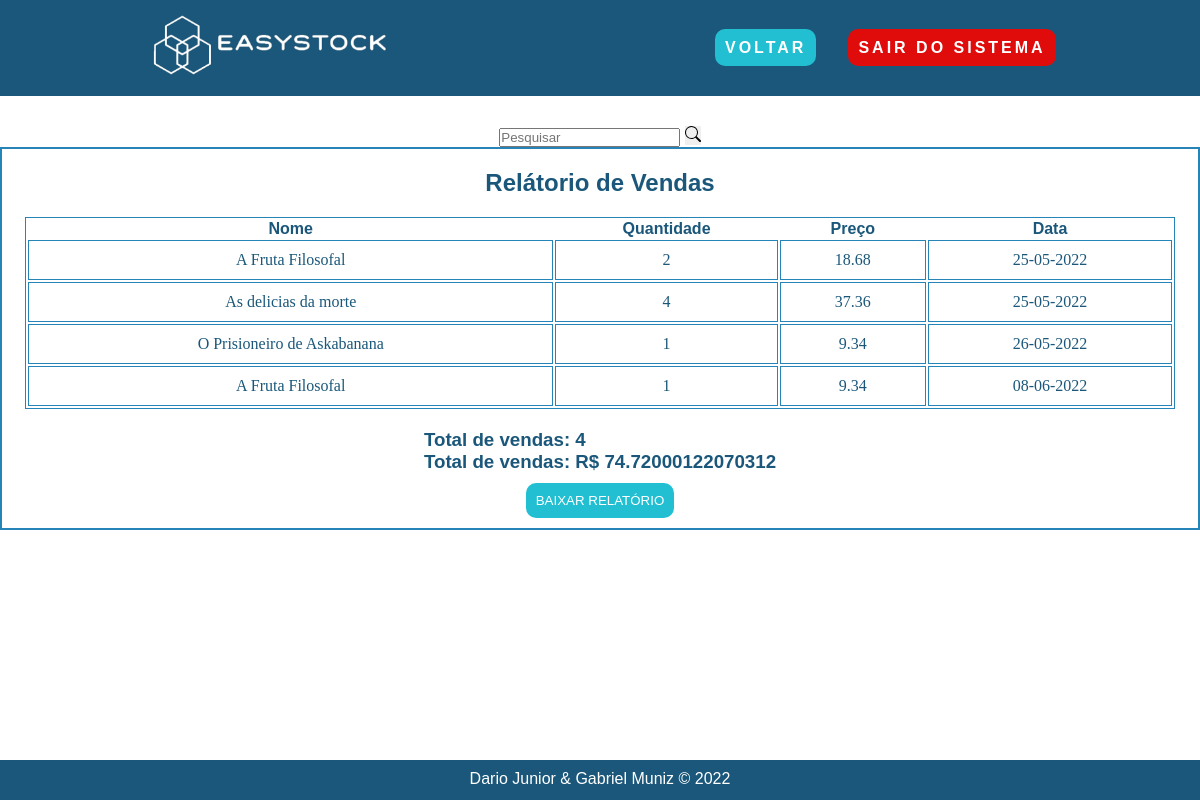
/pages/relatorio/relatorio.php (signed in), run on the app's committed database.
### tables this page shows
CREATE TABLE IF NOT EXISTS `vendas`(
    `id_venda` int(2) NOT NULL AUTO_INCREMENT,
    `id_clientes` int(2) NOT NULL,
    `nome` varchar(45) NOT NULL,
    `preco`float NOT NULL,
    `quantidade` int NOT NULL,
    `dataVenda` date,
    PRIMARY KEY (`id_venda`),
    FOREIGN KEY (`id_clientes`) REFERENCES `clientes`(`id`)
);

### pages/relatorio/relatorio.php (the view, shortened to what this page needs)
<?php
include_once '../../connection/config.php';
if (!empty($_GET['search'])) {
    $data = $_GET['search'];
    $sql = "SELECT * FROM vendas WHERE nome LIKE '%$data%' or quantidade LIKE '%$data%' or preco LIKE '%$data%' or dataVenda LIKE '%$data%' ORDER BY id_venda DESC";
} else {
    $sql = "SELECT * FROM vendas WHERE id_clientes = '" . $_SESSION["id_usuario"] . "'";
}
$query_relatorio = "SELECT COUNT(id_venda) AS qnt_vendas, SUM(preco) AS total_vendas FROM vendas WHERE id_clientes = '" . $_SESSION["id_usuario"] . "'";
$result = $con->query($sql);
function invdata($dataVenda)
{
    $parte = explode("-", $dataVenda);
    return ($parte[2] . "-" . $parte[1] . "-" . $parte[0]);
}
?>
<!DOCTYPE html>
<html lang="pt-br">
<head>
    <link rel="stylesheet" href="relatorio.css">
</head>
<body>
    <header>
        <nav class="menu">
            <div class="logo">
                <img src="../../src/img/logo.png" alt="">
            </div>
            <ul class="nav-list">
                <li><a href="../sistema/sistema-cliente.php" id="btn-voltar">Voltar</a></li>
                <li><a href="../login/login.php" id="btn-sair">Sair do sistema</a></li>
            </ul>
        </nav>
    </header>
    <main>
        <section class="sistema">
            <div class="sistema-box">
                <div class="box-search">
                    <input type="search" placeholder="Pesquisar" id="pesquisar">
                    <button onclick="searchData()" class="btn-search">
                    </button>
                </div>
                <div class="sistema-container">
                    <h2>Relátorio de Vendas</h2>
                    <div class="table-container">
                        <table class="table">
                            <thead>
                                <tr>
                                    <th scope="col">Nome</th>
                                    <th scope="col">Quantidade</th>
                                    <th scope="col">Preço</th>
                                    <th scope="col">Data</th>
                                </tr>
                            </thead>
                            <tbody>
                                <?php
                                while ($row = mysqli_fetch_assoc($result)) {
                                    echo "<tr>";
                                    echo "<td>" . $row["nome"] . "</td>";
                                    echo "<td>" . $row["quantidade"] . "</td>";
                                    echo "<td>" . $row["preco"] . "</td>";
                                    echo "<td>" . invdata($row["dataVenda"]) . "</td>";
                                    echo "</tr>";
                                }
                                ?>
                            </tbody>
                        </table>
                    </div>
                    <div class="total-container">
                        <?php
                        $result_relatorio = $con->query($query_relatorio);
                        $row_relatorio = mysqli_fetch_assoc($result_relatorio);
                        ?>
                        <h3>Total de vendas: <?php echo $row_relatorio["qnt_vendas"]; ?></h3>
                        <h3>Total de vendas: R$ <?php echo $row_relatorio["total_vendas"]; ?></h3>
                    </div>
                    <button><a class="btn_relatorio" href="relatorioVendas.php" target="_blank">Baixar relatório</a></button>
                </div>
            </div>
        </section>
    </main>
    <footer id="footer">
        <p class="copyright"> Dario Junior & Gabriel Muniz &copy; 2022 </p>
    </footer>
</body>
</html>

### pages/relatorio/relatorio.css (style rules this page uses)
:root { --main-bg: #1A577A; --second-bg: #0C2A3B; --blue: #2784B9; --light-blue: #21BFD1; --white: #fff; --black: #000; --orange: #FF5C00; --red: #E00C0C; --black-red: #660606; }
* { padding: 0; margin: 0; box-sizing: border-box; scroll-behavior: smooth; font-family: sans-serif; }
li { list-style: none; }
a { text-decoration: none; }
.logo { font-size: 24px; text-transform: uppercase; letter-spacing: 4px; }
.menu { background-color: var(--main-bg); display: flex; justify-content: space-around; align-items: center; font-family: sans-serif; height: 12vh; margin-bottom: 20px; }
.logo img { width: 250px; }
.nav-list { list-style: none; display: flex; }
.nav-list li { letter-spacing: 3px; margin-left: 32px; }
.nav-list a { color: var(--white); font-weight: bold; text-transform: uppercase; }
#btn-sair { color: var(--white); background-color: var(--red); border-radius: 10px; padding: 10px; text-transform: uppercase; transform: all 0.3s ease-in-out; }
#btn-voltar { color: var(--white); background-color: var(--light-blue); border-radius: 10px; padding: 10px; text-transform: uppercase; transform: all 0.3s ease-in-out; }
.sistema { display: flex; justify-content: space-around; width: 940px; margin: 0 auto; color: var(--main-bg); align-items: center; font-family: cursive; }
.sistema-box { display: flex; flex-direction: column; align-items: center; width: 940px; padding: 10px; }
.sistema-container { display: flex; flex-direction: column; align-items: center; border: 2px solid var(--blue); width: 1200px; padding: 20px; }
.table-container { display: flex; justify-content: center; align-items: center; margin-top: 20px; }
.table { border: 1px solid var(--blue); width: 1150px; text-align: center; margin-bottom: 20px; }
.table td { font-family: cursive; border: 1px solid var(--blue); padding: 10px; }
.total-container { display: flex; flex-direction: column; margin-bottom: 20px; }
.btn_relatorio { color: var(--white); background-color: var(--light-blue); border-radius: 10px; padding: 10px; text-transform: uppercase; transform: all 0.3s ease-in-out; }
button { border: none; }
footer { position: absolute; bottom: 0; background: var(--main-bg); width: 100%; height: 40px; }
.copyright { padding: 10px; text-align: center; color: var(--white); }

### data on the page
vendas: nome "A Fruta Filosofal", quantidade "2", preco "18.68", dataVenda "25-05-2022"
vendas: nome "As delicias da morte", quantidade "4", preco "37.36", dataVenda "25-05-2022"
vendas: nome "O Prisioneiro de Askabanana", quantidade "1", preco "9.34", dataVenda "26-05-2022"
vendas: nome "A Fruta Filosofal", quantidade "1", preco "9.34", dataVenda "08-06-2022"

### other printed values
$row_relatorio["qnt_vendas"] "4"
$row_relatorio["total_vendas"] "74.72000122070312"
